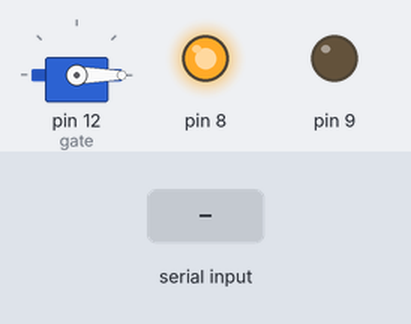
A sketch run on a simulated Arduino Leonardo, built with avr-gcc and run on an emulated ATmega32U4. On the bench: servo, output pins drawn as LEDs (lit = HIGH). The inputs (shaded band) are chosen by the test bench. What the sketch prints to the serial monitor is not drawn.

Above: at 10.7 s.
10.8 s: "OPEN;" received over Serial
At 12.26 s:
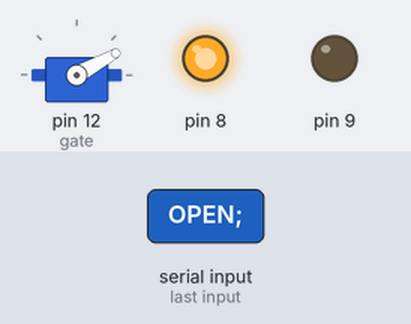
At 14.4 s:
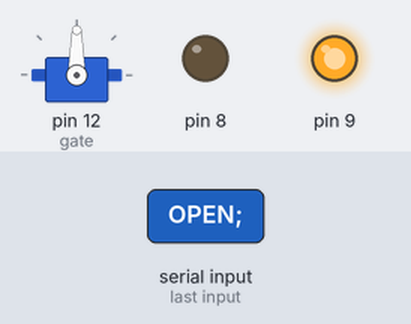
Timing chart, 0 to 19.8 s (numbered marks = the images above; inputs shaded):
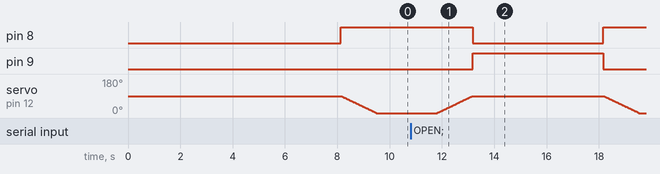

The sketch:

ble-gate.ino
```cpp
#include <SoftwareSerial.h>
#include <Servo.h>

// TX-O pin of bluetooth mate, Arduino A0
#define bluetoothTxPin A0
// RX-I pin of bluetooth mate, Arduino A1
#define bluetoothRxPin A1

SoftwareSerial bluetooth(bluetoothTxPin, bluetoothRxPin);

Servo gate;
int pos;

void setup() {
  // Init traffic lights
  pinMode(8, OUTPUT);
  pinMode(9, OUTPUT);
  digitalWrite(8, LOW);
  digitalWrite(9, LOW);

  Serial.begin(9600); //init serial port and set baudrate
  while(!Serial); //wait for serial port to connect (needed for Leonardo only)
  Serial.println("\nStart...");
  bluetooth.begin(9600);  // Start bluetooth serial at 9600
  delay(2000);
  Serial.println("Waking up ble module...");
  sendBluetoothInitCommand("WAKEUPWAKEUPWAKEUPWAKEUPWAKEUPWAKEUPWAKEUPWAKEUPWAKEUPWAKEUPWAKEUPWAKEUPWAKEUPWAKEUPWAKEUPWAKEUPWAKEUP");

  Serial.println("Sending AT+NAMEBLEGate...");
  sendBluetoothInitCommand("AT+NAMEBLEGate");

  Serial.println("Bluetooth setup done.");

  gate.attach(12);
  closeGate();
}

void loop() {
  if(bluetooth.available()) {
    Serial.println("Bluetooth data available");
    while(bluetooth.available()) {
      String command = bluetooth.readStringUntil(';');
      if(!command.startsWith("OK")) {
        Serial.println("Command: ");
        Serial.println(command);
      }
    }
  }
  while(Serial.available()) {
    String input = Serial.readString();
    if(input.startsWith("OPEN")) {
      openGate();
      delay(5000);
      closeGate();
    } else if(input.startsWith("CLOSE")) {
      closeGate();
    }
  }
}

void openGate() {
  for (pos = 0; pos <= 90; pos++) {
    gate.write(pos);
    delay(15);
  }
  digitalWrite(8, LOW);
  digitalWrite(9, HIGH);

}

void closeGate() {
  digitalWrite(8, HIGH);
  digitalWrite(9, LOW);
  for (pos = 90; pos >= 0; pos --) {
    gate.write(pos);
    delay(15);
  }
}


void sendBluetoothInitCommand(String command) {
  bluetooth.print(command);
  delay(3000);
  if(bluetooth.available()) {
    Serial.print("Bluetooth response: ");
    while(bluetooth.available()) {
      char char2 = (char) bluetooth.read();
      Serial.print(char2);
    }
    Serial.print("\n");
  }
}
```

Measured:
- after the input at 10.8 s, pin 8: HIGH → LOW after 2.4 s, → HIGH 5.0 s later; pin 9: LOW → HIGH after 2.4 s, → LOW 5.0 s later; servo on pin 12 (gate): rises from 0° to 90° in 1.4 s, then falls to 0° in 6.4 s
